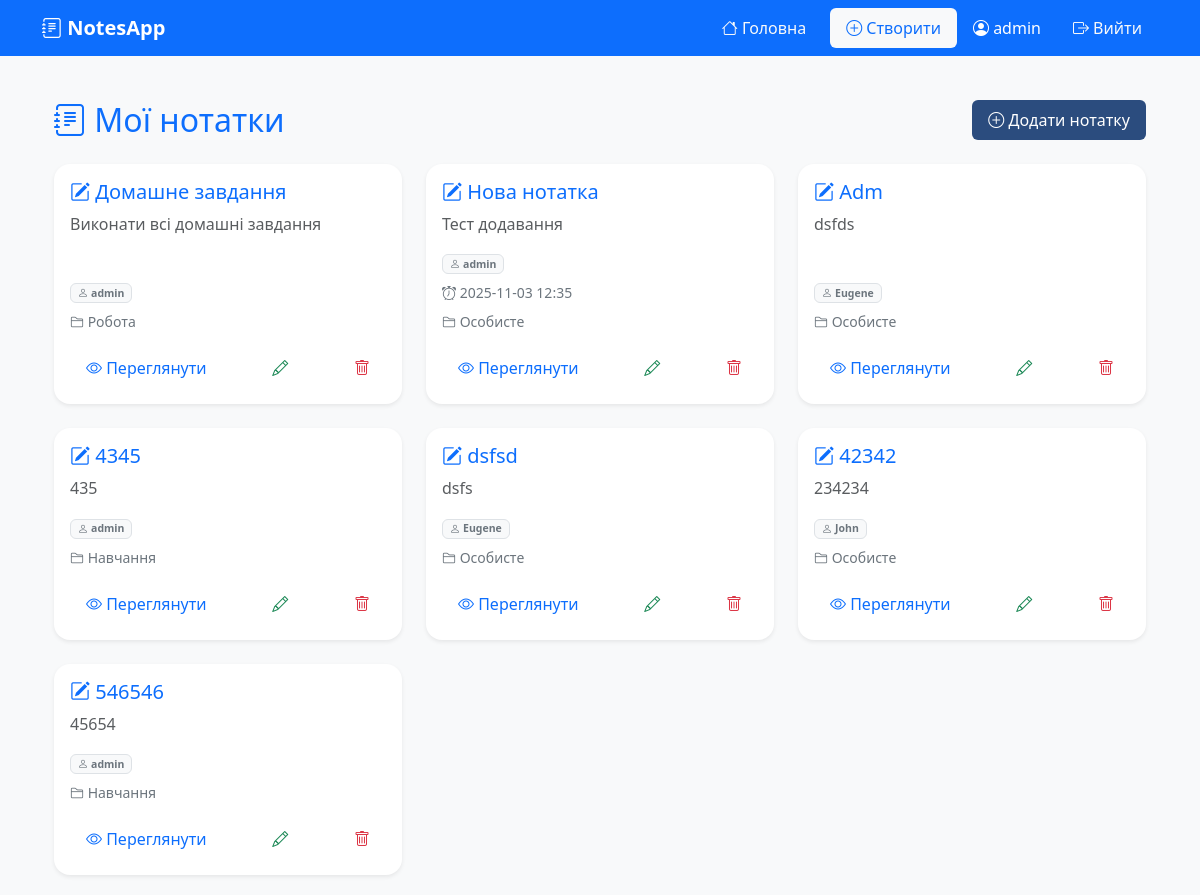
The app's page / (signed in) with its own data.
### notes_app/models.py (models this page shows, shortened)
class Note(models.Model):
    title = models.CharField(max_length=200, verbose_name="Title")
    text = models.TextField(verbose_name="Note text")
    reminder = models.DateTimeField(null=True, blank=True, verbose_name="Reminder")
    category = models.ForeignKey(Category, on_delete=models.CASCADE, verbose_name="Category")
    user = models.ForeignKey(User, on_delete=models.CASCADE, verbose_name="Author")
    class Meta:
        verbose_name = "Note"
        verbose_name_plural = "Notes"

class Category(models.Model):
    title = models.CharField(max_length=100, verbose_name="Category name")
    class Meta:
        verbose_name = "Category"
        verbose_name_plural = "Categories"

### notes_app/views.py (the view)
# urls.py: path('', views.NoteListView.as_view(), name='index'),
class NoteListView(LoginRequiredMixin, ListView):
    model = Note
    template_name = 'notes_app/index.html'
    context_object_name = 'notes'
    def get_queryset(self):
        if self.request.user.is_superuser:
            return Note.objects.all()
        return Note.objects.filter(user=self.request.user)

### notes_app/templates/notes_app/index.html (shortened to what this page needs)
{% extends 'notes_app/layout.html' %}
{% block body %}
<div class="container">
  <div class="d-flex justify-content-between align-items-center mb-4">
    <h2 class="text-primary mb-0">
      <i class="bi bi-journal-text"></i> Мої нотатки
    </h2>
    <a href="{% url 'create_note' %}" class="btn btn-primary">
      <i class="bi bi-plus-circle"></i> Додати нотатку
    </a>
  </div>
  {% if notes %}
    <div class="row g-4">
      {% for note in notes %}
        <div class="col-12 col-sm-6 col-lg-4">
          <div class="card h-100 shadow-sm border-0 rounded-4">
            <div class="card-body d-flex flex-column">
              <h5 class="card-title mb-2">
                    <i class="bi bi-pencil-square text-primary"></i>
                    <a href="{% url 'note_detail' note.pk %}" class="text-decoration-none text-primary">
                    {{ note.title }}
                    </a>
              </h5>
              <p class="card-text flex-grow-1 text-muted">
                {{ note.text|truncatewords:20 }}
              </p>
              <p class="small mb-2">
                <span class="badge bg-light text-secondary border">
                  <i class="bi bi-person"></i> {{ note.user.username }}
                </span>
              </p>
              {% if note.reminder %}
                <p class="text-secondary small mb-2">
                  <i class="bi bi-alarm"></i> {{ note.reminder|date:"Y-m-d H:i" }}
                </p>
              {% endif %}
              {% if note.category %}
                <p class="text-secondary small mb-3">
                  <i class="bi bi-folder2"></i> {{ note.category.title }}
                </p>
              {% endif %}
              <div class="mt-auto d-flex justify-content-between">
                <a href="{% url 'note_detail' note.pk %}" class="btn btn-outline-primary btn-sm">
                  <i class="bi bi-eye"></i> Переглянути
                </a>
                <a href="{% url 'note_update' note.pk %}" class="btn btn-outline-success btn-sm">
                  <i class="bi bi-pencil"></i>
                </a>
                <a href="{% url 'note_delete' note.pk %}" class="btn btn-outline-danger btn-sm">
                  <i class="bi bi-trash"></i>
                </a>
              </div>
            </div>
          </div>
        </div>
      {% endfor %}
    </div>
  {% else %}
    <div class="alert alert-info text-center mt-4">
      <i class="bi bi-info-circle"></i> У вас ще немає нотаток.
      <a href="{% url 'create_note' %}" class="alert-link">Створіть першу!</a>
    </div>
  {% endif %}
</div>
{% endblock %}

### notes_app/templates/notes_app/layout.html (shortened to what this page needs)
{% load static %}
<!DOCTYPE html>
<html lang="uk">
<head>
    <link href="https://cdn.jsdelivr.net/npm/bootstrap@5.3.3/dist/css/bootstrap.min.css" rel="stylesheet">
    <link href="https://cdn.jsdelivr.net/npm/bootstrap-icons@1.11.3/font/bootstrap-icons.css" rel="stylesheet">
    <link rel="stylesheet" href="{% static 'notes_app/css/style.css' %}">
</head>
<body class="bg-light">
    <nav class="navbar navbar-expand-lg navbar-dark bg-primary mb-4">
      <div class="container">
        <a class="navbar-brand fw-bold" href="{% url 'index' %}">
          <i class="bi bi-journal-text"></i> NotesApp
        </a>
        <div class="d-flex align-items-center">
          <a href="{% url 'index' %}" class="btn btn-outline-light me-2">
            <i class="bi bi-house"></i> Головна
          </a>
          <a href="{% url 'create_note' %}" class="btn btn-light text-primary me-3">
            <i class="bi bi-plus-circle"></i> Створити
          </a>
          {% if user.is_authenticated %}
            <span class="text-white me-3">
              <i class="bi bi-person-circle"></i> {{ user.username }}
            </span>
            <form method="post" action="{% url 'logout' %}" style="display: inline;">
              <button type="submit" class="btn btn-outline-light">
                <i class="bi bi-box-arrow-right"></i> Вийти
              </button>
            </form>
          {% else %}
            <a href="{% url 'login' %}" class="btn btn-outline-light">
              <i class="bi bi-box-arrow-in-right"></i> Увійти
            </a>
          {% endif %}
        </div>
      </div>
    </nav>
    <main class="container">
        {% block body %}{% endblock %}
    </main>
</body>
</html>

### notes_app/static/notes_app/css/style.css (style rules this page uses)
body { font-family: system-ui, sans-serif; background-color: #f8f9fa; margin: 0; color: #333; }
main { padding: 20px; max-width: 900px; margin: 0 auto; }
.btn { display: inline-block; padding: 8px 16px; border-radius: 6px; text-decoration: none; font-weight: 500; cursor: pointer; transition: background-color 0.2s ease; border: none; font-size: 1rem; }
.btn-primary { background-color: #2b4c7e; color: white; }

### records on screen
Note: title "Домашне завдання", text "Виконати всі домашні завдання", user.username "admin", category "Робота"
Note: title "Нова нотатка", text "Тест додавання", user.username "admin", reminder "2025-11-03 12:35", category "Особисте"
Note: title "Adm", text "dsfds", user.username "Eugene", category "Особисте"
Note: title "4345", text "435", user.username "admin", category "Навчання"
Note: title "dsfsd", text "dsfs", user.username "Eugene", category "Особисте"
Note: title "42342", text "234234", user.username "John", category "Особисте"
Note: title "546546", text "45654", user.username "admin", category "Навчання"

### other values on screen
{{ user.username }} "admin"
